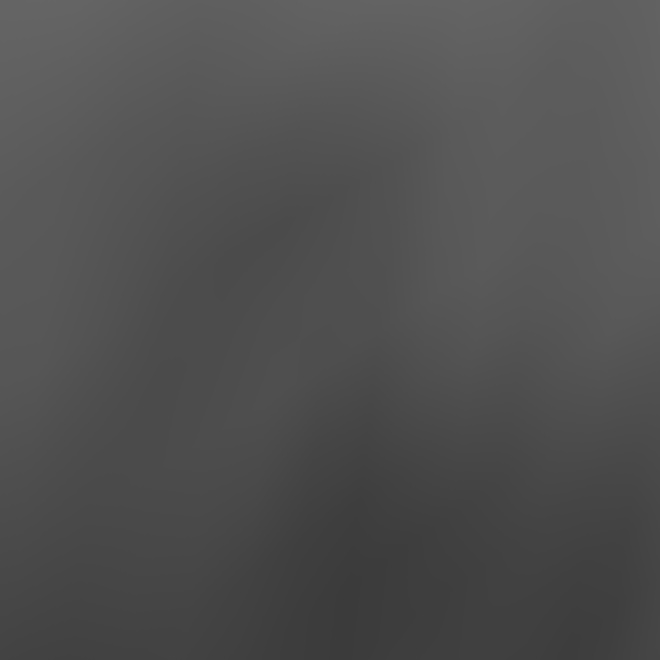
#> input picture 1-AI/大作业-五种方式实现人与机械臂的五子棋对弈/大作业代码/LITONG_WUZIQITRY/photo/3_huidu.jpg, 660 x 660 px, found by its file name
$ python pre1.py
#> lines starting #> are read from the running program, lines starting #| are printed output that depends on the picture
import cv2
from PIL import Image
import matplotlib.pyplot as plt
img=Image.open('E://python_code//LITONG_WUZIQITRY//photo//3_huidu.jpg')  #打开图像
#> img is the input picture: PIL image 660x660 L; min 58, max 101, mean 79.7
#img = cv2.imread("E:\python_code\LITONG_WUZIQITRY\3_huidu.jpg")
for i in range(19):
    for j in range(19):
        a1=i*35
        a2=i*35+35
        b1=j*35
        b2=j*35+35
        #print(a1,a2,b1,b2)
        #img1=img[a1:a2,b1:b2]  #需要保留的区域--裁剪
        box = (a1, b1, a2, b2)
        x = img.crop(box)
#参数1 是高度的范围，参数2是宽度的范围
        x.save('E://python_code//LITONG_WUZIQITRY//tp//'+str(i)+','+str(j)+".jpg")
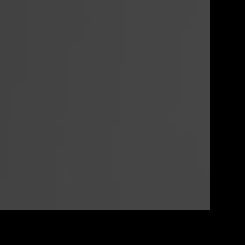
#> x: PIL image 35x35 L (shown 7 times larger); min 0, max 70, mean 50.1
